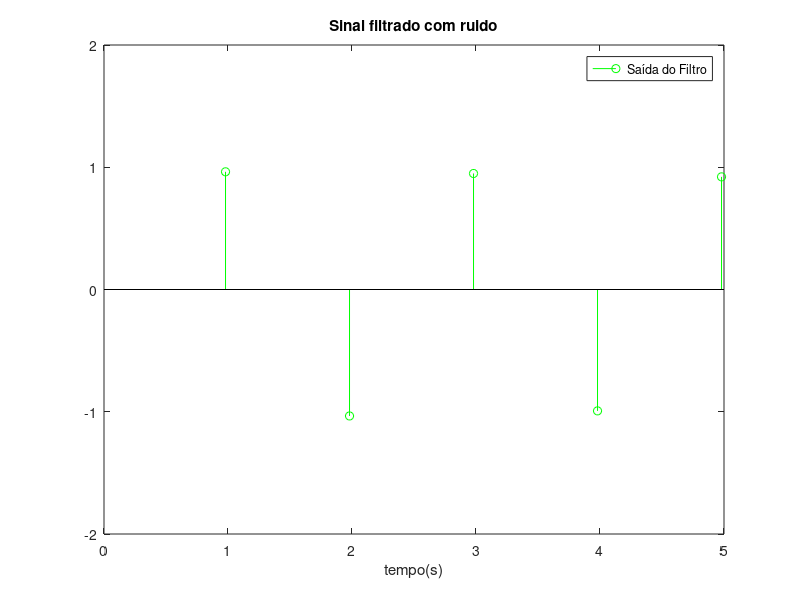

This chart was generated by the following MATLAB code:
Fs = 50;
Ts = 1;
V = 1;

bit1 = V*ones(1,Fs);
bit0 = -V*ones(1,Fs);
y = [bit1 bit0 bit1 bit0 bit1];

h = [ones(1,Fs)];

r=conv(y,h)/Fs;
fim = length(r);
t = 0:1/Fs:fim/Fs-1/Fs;
% plot(t,r);
t_amostra = [Fs Fs*2 Fs*3 Fs*4 Fs*5];
r_amostra = r(t_amostra);

% criando ruido e adicionando no sinal conhecido
ruido = randn(1, length(y));
y_r = y + ruido;
r_ruido = conv(y_r,h)/Fs;
r_r_amostra = r_ruido(t_amostra);

t_amostra = t_amostra/Fs-1/Fs;
% hold
% stem(t_amostra, r_amostra, 'r');
% xlabel('tempo(s)');
% legend('Saída do Filtro', 'Saída Amostrada');
% axis([0 5 -2 2]);


hold 
plot(t, r_ruido);
hold
stem(t_amostra, r_r_amostra, 'g');
title('Sinal filtrado com ruido');
xlabel('tempo(s)');
legend('Saída do Filtro', 'Saída Amostrada');
axis([0 5 -2 2]);
% figure
% plot(t,y)
% xlabel('tempo (s)');
% axis([0 5 -2 2])
% 
% fim = length(y);
% ruido = randn(1,fim);
% yr = y+ruido;

% adicionar ruído gaussiano a sequencia transmitida e passe o sinal pelo
% filtro casado

